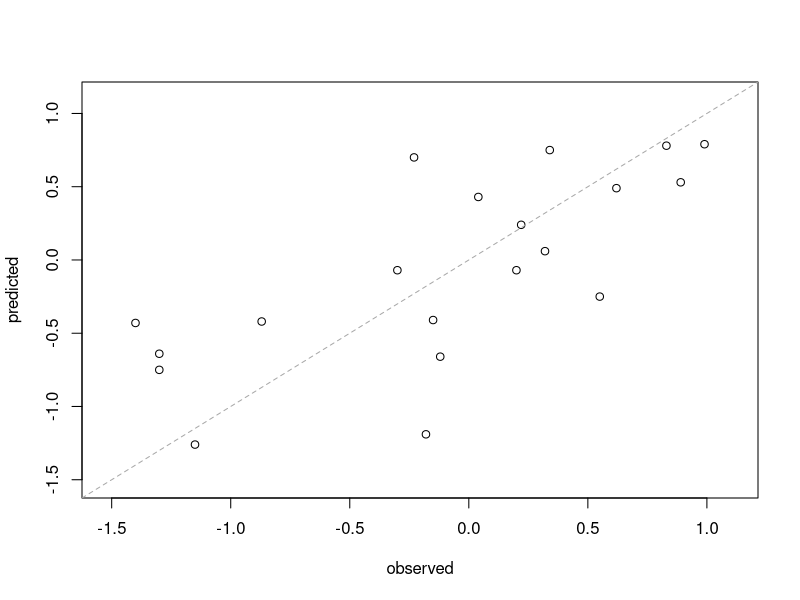
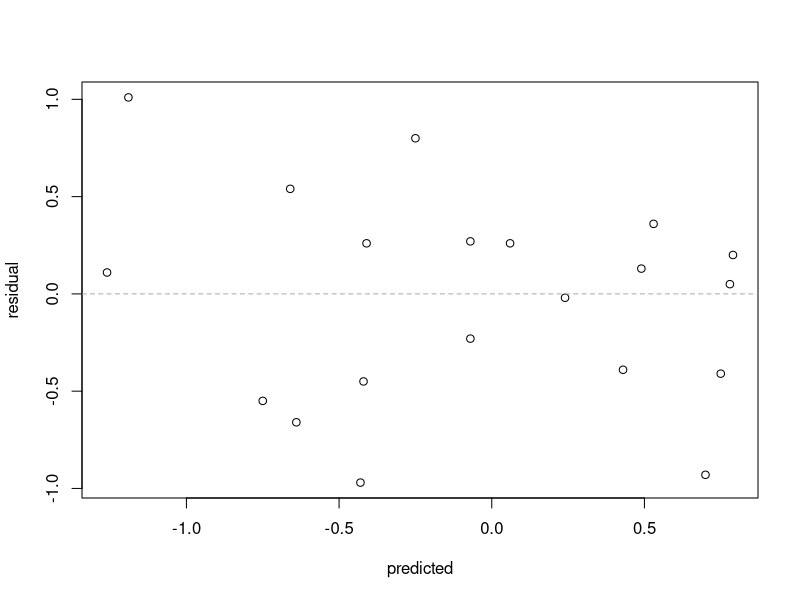

These charts were generated, in order, by the following R code:
################################################################################
### R code from Applied Predictive Modeling (2013) by Kuhn and Johnson.
### Copyright 2013 Kuhn and Johnson
### Web Page: http://www.appliedpredictivemodeling.com
### Contact: Max Kuhn (mxkuhn@gmail.com)
###
### Chapter 5: Measuring Performance in Regression Models
###
### Required packages: caret, doMC (optional), kernlab
###
### Data used: 
###
### Notes: 
### 1) This code is provided without warranty.
###
### 2) This code should help the user reproduce the results in the
### text. There will be differences between this code and what is is
### the computing section. For example, the computing sections show
### how the source functions work (e.g. randomForest() or plsr()),
### which were not directly used when creating the book. Also, there may be 
### syntax differences that occur over time as packages evolve. These files 
### will reflect those changes.
###
### 3) In some cases, the calculations in the book were run in 
### parallel. The sub-processes may reset the random number seed.
### Your results may slightly vary.
###
################################################################################

### Section 5.1 Quantitative Measures of Performance (No code!) ####
### Section 5.2 The Variance-Bias Trade-off (No code!) ####
### Section 5.3 Computing ####
# Use the 'c' function to combine numbers into a vector
observed <- c(0.22, 0.83, -0.12, 0.89, -0.23, -1.30, -0.15, -1.4, 0.62,  0.99, -0.18, 0.32,  0.34, -0.30,  0.04, -0.87, 0.55, -1.30, -1.15, 0.20)

predicted <- c(0.24, 0.78, -0.66, 0.53, 0.70, -0.75, -0.41, -0.43, 0.49, 0.79, -1.19, 0.06, 0.75, -0.07, 0.43, -0.42, -0.25, -0.64, -1.26, -0.07)

residualValues <- observed - predicted # vectorization 矢/向量化
summary(residualValues)

# Observed values versus predicted values
# It is a good idea to plot the values on a common scale.
axisRange <- extendrange(c(observed, predicted))
plot(observed, predicted, ylim = axisRange, xlim = axisRange)
# Add a 45 degree reference line
abline(0, 1, col = "darkgrey", lty = 2)
# Predicted values versus residuals (RESIDUALS PLOT)
plot(predicted, residualValues, ylab = "residual")
abline(h = 0, col = "darkgrey", lty = 2)

library(caret)
R2(predicted, observed)
RMSE(predicted, observed)

# Simple correlation (Pearson's correlation coefficient)
cor(predicted, observed)

# Rank correlation
cor(predicted, observed, method = "spearman")


